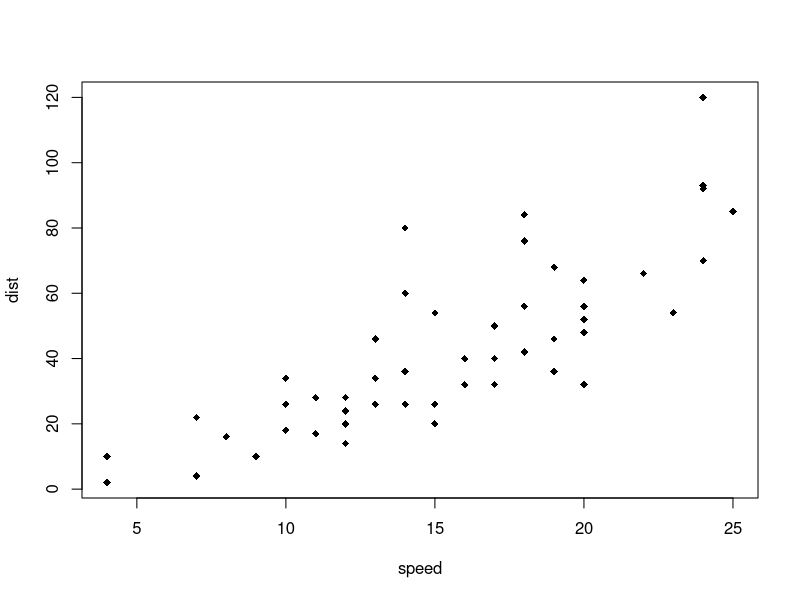
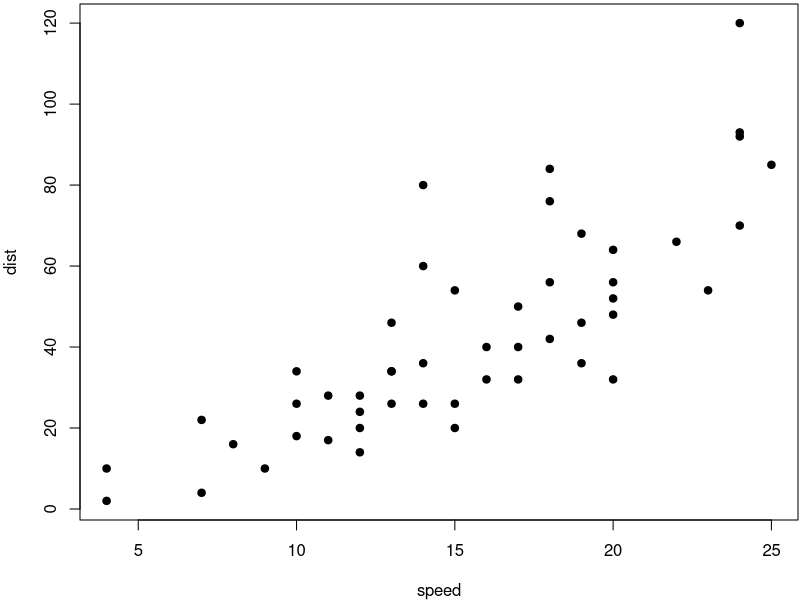
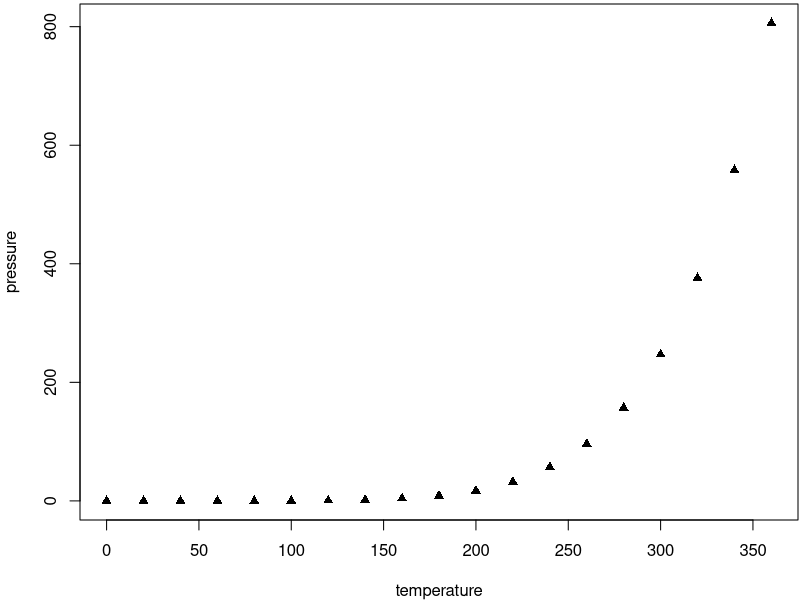

Write R code to recreate these figures, in order.
## ---- chunk 1
# execute code if the date is later than a specified day
do_it = Sys.Date() > '2018-02-14'
## ---- chunk 2
x = rnorm(100)
## ---- chunk 3
knitr::opts_chunk$set(fig.width = 8, collapse = TRUE)
## ---- chunk 4
x = 5  # radius of a circle
## ---- chunk 5
plot(cars, pch = 18)
## ---- chunk 6
par(mar = c(4, 4, .2, .1))
plot(cars, pch = 19)
plot(pressure, pch = 17)
## ---- chunk 7
knitr::kable(iris[1:5, ], caption = 'A caption')
